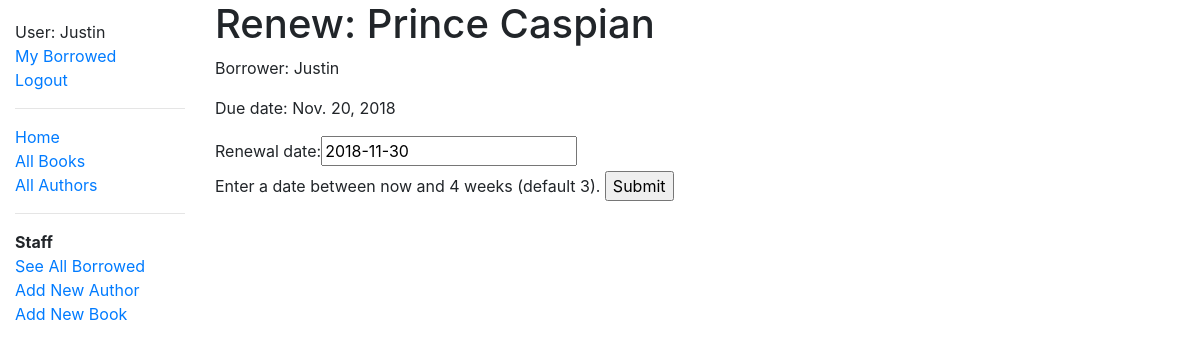
The app's page /catalog/book/dda49d84-fbf5-4fb3-8b6d-ebf1556bf181/renew/ (signed in) with its own data.
### catalog/models.py (models this page shows, shortened)
class BookInstance(models.Model):
	id = models.UUIDField(primary_key=True, default = uuid.uuid4, help_text='Unique ID for this particular book across whole library')
	book = models.ForeignKey('Book', on_delete=models.SET_NULL, null=True)
	imprint = models.CharField(max_length=200)
	due_back = models.DateField(null=True, blank=True)
	LOAN_STATUS = (
		('m', 'Maintenance'),
		('o', 'On loan'),
		('a', 'Available'),
		('r', 'Reserved'),
	)
	status = models.CharField(
		max_length=1,
		choices=LOAN_STATUS,
		blank=True,
		default='m',
		help_text='Book availability',
	)
	borrower = models.ForeignKey(User, on_delete=models.SET_NULL, null=True, blank=True)
	@property
	def is_overdue(self):
		if self.due_back and date.today() > self.due_back:
			return True
		return False
	class Meta:
		ordering = ['due_back']
		permissions = (("can_mark_returned", "Set book as returned"),)

class Book(models.Model):
	title = models.CharField(max_length=200)
	author = models.ForeignKey('Author', on_delete=models.SET_NULL, null=True)
	summary = models.TextField(max_length=1000, help_text='Enter a brief description of the book')
	isbn = models.CharField('ISBN', max_length=13, help_text='13 Character <a href="https://www.isbn-international.org/content/what-isbn">ISBN number</a>')
	genre = models.ManyToManyField(Genre, help_text='Select a genre for this book.')
	language = models.ForeignKey(Language, on_delete=models.SET_NULL, null=True, help_text="Select the language the book is written in" )
	def display_genre(self):
		"""Create a string for the Genre. This is required to display genre in Admin."""
		return ', ' .join(genre.name for genre in self.genre.all()[:3])
	display_genre.short_description = 'Genre'

### catalog/views.py (the view)
# urls.py: path('book/<uuid:pk>/renew/', views.renew_book_librarian, name='renew-book-librarian'),
@permission_required('catalog.can_mark_returned')
def renew_book_librarian(request, pk):
    book_instance = get_object_or_404(BookInstance, pk=pk)
    if request.method == 'POST':
        book_renewal_form = RenewBookForm(request.POST)
        if book_renewal_form.is_valid():
            book_instance.due_back = book_renewal_form.cleaned_data['renewal_date']
            book_instance.save()
            return HttpResponseRedirect(reverse('all-borrowed') )
    else:
        proposed_renewal_date = datetime.date.today() + datetime.timedelta(weeks=3)
        book_renewal_form = RenewBookForm(initial={'renewal_date': proposed_renewal_date})
    context = {
        'form': book_renewal_form,
        'book_instance': book_instance,
    }
    return render(request, 'catalog/book_renew_librarian.html', context)

### catalog/forms.py (shortened to what this page needs)
class RenewBookForm(forms.Form):
    renewal_date = forms.DateField(help_text="Enter a date between now and 4 weeks (default 3).")

### catalog/templates/catalog/book_renew_librarian.html (shortened to what this page needs)
{% extends "base_generic.html" %}
{% block content %}
  <h1>Renew: {{ book_instance.book.title }}</h1>
  <p>Borrower: {{ book_instance.borrower }}</p>
  <p{% if book_instance.is_overdue %} class="text-danger"{% endif %}>Due date: {{ book_instance.due_back }}</p>
  <form action="" method="post">
    {{ form.as_table }}
    <input type="submit" value="Submit">
  </form>
{% endblock %}

### catalog/templates/base_generic.html (shortened to what this page needs)
<!DOCTYPE html>
<html lang="en">
<head>
	<link rel="stylesheet" href="https://stackpath.bootstrapcdn.com/bootstrap/4.1.3/css/bootstrap.min.css">
  {% load static %}
  <link rel="stylesheet" href="{% static 'css/style.css' %}">
</head>
<body>
	<div class="container-fluid">
		<div class="row">
			<div class = "col-sm-2">
			{% block sidebar %}
				<ul class="sidebar-nav">
					{% if user.is_authenticated %}
						<li>User: {{ user.get_username }}</li>
						<li><a href="{% url 'my-borrowed' %}">My Borrowed</a></li>
						<li><a href="{% url 'logout'%}?next={{request.path}}">Logout</a></li>
					{% else %}
						<li><a href="{% url 'login'%}?next={{request.path}}">Login</a></li>
					{% endif %}
					<hr/>
					<li><a href="{% url 'index'  %}">Home</a></li>
					<li><a href="{% url  'books' %}">All Books</a></li>
					<li><a href="{% url 'authors' %}">All Authors</a></li>
					<hr/>
					{% if perms.catalog.can_mark_returned %}
					<strong>Staff</strong>
					<li><a href="{% url 'all-borrowed' %}">See All Borrowed</a></li>
					<li><a href="{% url 'author_create' %}">Add New Author</a></li>
					<li><a href="{% url 'book_create' %}">Add New Book</a></li>
					{% endif %}
				</ul>
			{% endblock  %}
			</div>
			<div class="col-sm-10">{% block content  %}{% endblock  %}
			</div>
		</div>
	</div>
</body>
</html>

### catalog/static/css/style.css (style rules this page uses)
.sidebar-nav { margin-top: 20px; padding: 0; list-style: none; }

### records on screen
BookInstance: book "Prince Caspian", borrower "Justin", due_back "Nov. 20, 2018"

### other values on screen
{{ user.get_username }} "Justin"
